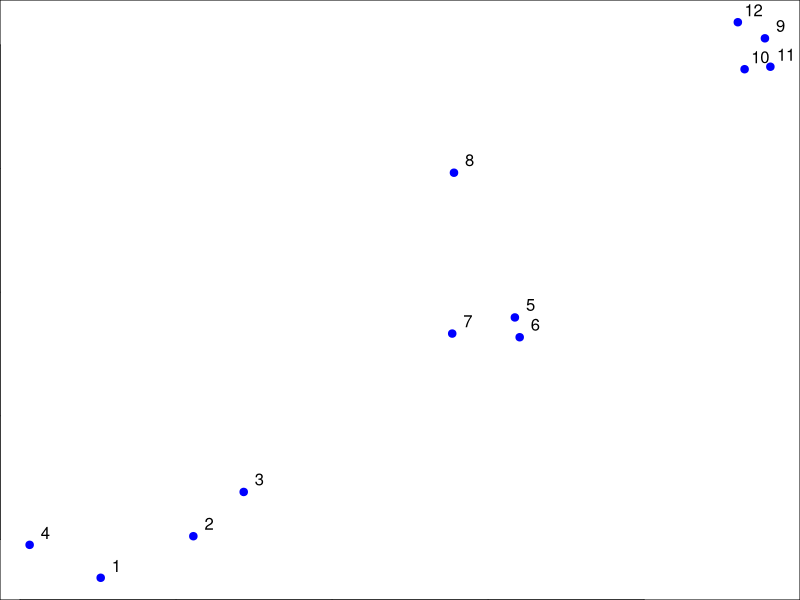

Generate this figure with R:
## ---- chunk 1
set.seed(1234)
par(mar = c(0,0,0,0))
x <- rnorm(12, mean = rep(1:3,each = 4),sd = 0.2)
y <- rnorm(12,mean = rep(c(1,2,3),each = 4),sd = 0.2)
plot(x,y,col = "blue",pch =19, ctx = 2)
text(x+0.05,y+0.05,labels = as.character(1:12))
## ---- chunk 2

